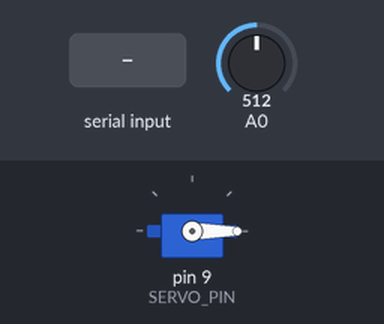
Recording of a sketch running on a simulated Arduino Uno, built with avr-gcc and run on an emulated ATmega328P. On the bench: servo. The inputs (shaded band) are chosen by the test bench; at power-on: A0 = 512. What the sketch prints to the serial monitor is not drawn.

Above: at 2.1 s.
2.2 s: "s" received over Serial
At 6.0 s:
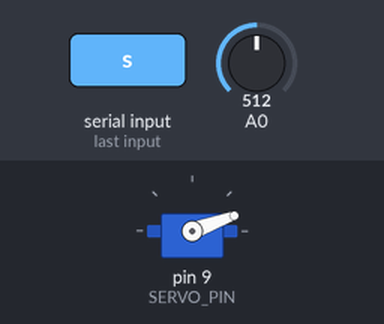
At 7.6 s:
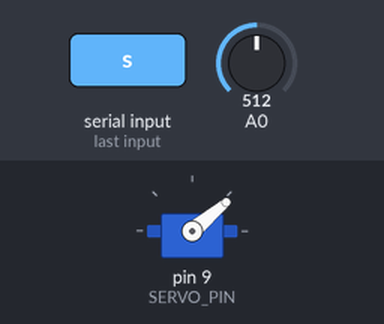
Timing chart, 0 to 22.5 s (numbered marks = the images above; inputs shaded):
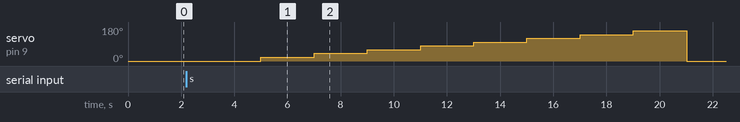

Measured:
- after the input at 2.2 s, servo on pin 9 (SERVO_PIN): rises from 0° to 160° in 14.0 s, then falls to 0° in 2.0 s

The sketch:

kyori.ino
```cpp
#include <Servo.h>

int val = 0, theta = 0; // 受信するシリアルデータのために準備
float dis = 0; // 距離の計算値
float l_t = 0.7; // センサのフィルタ定数
const int SERVO_PIN = 9; // Arduino pin connected to Servo Motor's pin
const int DISTANCE_THRESHOLD = 50; // centimeters

Servo servo;

void setup() {
	Serial.begin(9600); // シリアルポートを開き，データレートを9600 bpsにセットする
	servo.attach(SERVO_PIN);   // attaches the servo on pin 9 to the servo object
  servo.write(0);
}
void loop() {
	servo.write(0);
	Serial.print('q');
	delay(1000);
	for(int data=Serial.read(); data == 's'; Serial.flush(),data=Serial.read()){
		theta=0;
		while(theta+20<=180){
			servo.write(theta);
			theta+=20;
			delay(1000);
			val = analogRead(A0);
			if(val < 82){
				// AD値が小さい場合に近似式で距離が無限になってしまうので、AD値が82未満は82とする
				val = 82; }
			dis = l_t * dis + (1 - l_t) * 25391 * pow(val, -1.136); // 距離算出。指数移動平均で平滑化。
			Serial.print("AD: ");
			Serial.print(val);
			Serial.print("/ distance: ");
			Serial.print(dis);
			Serial.print(" cm / ");
			Serial.print("degree: ");
			Serial.print(theta);
			Serial.print("/ order: ");
			Serial.print(data);
			delay(1000);//1000msec待機(1秒待機)
			if(theta==180)
				while(Serial.read() == 's');
		}
	}
}
```
